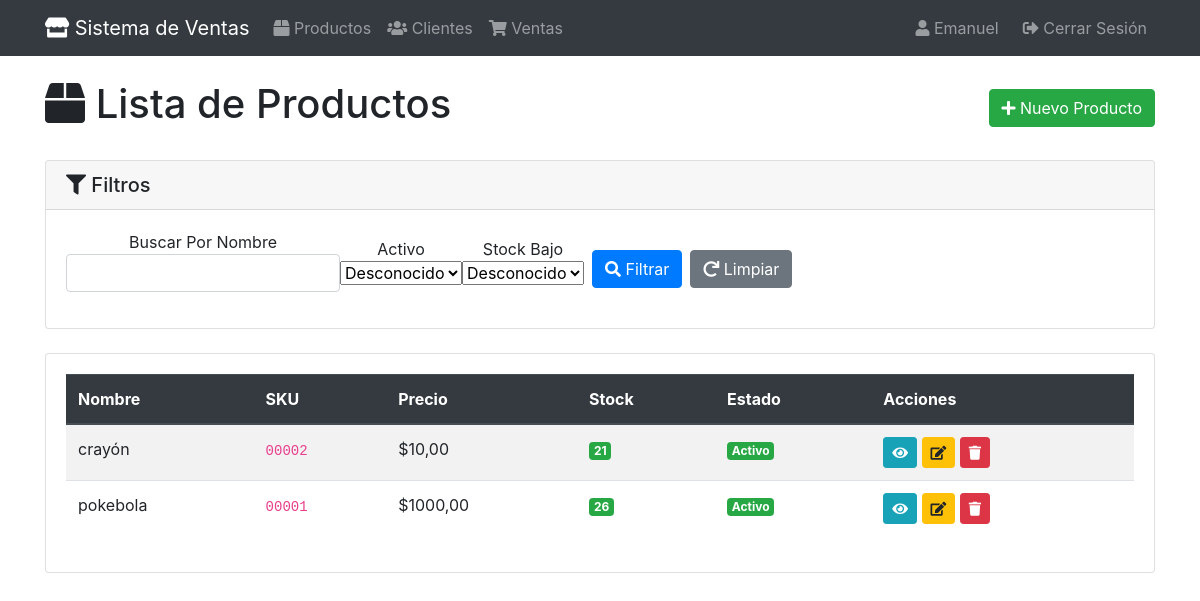
/productos/ (signed in), run on an earlier commit of the app's database.
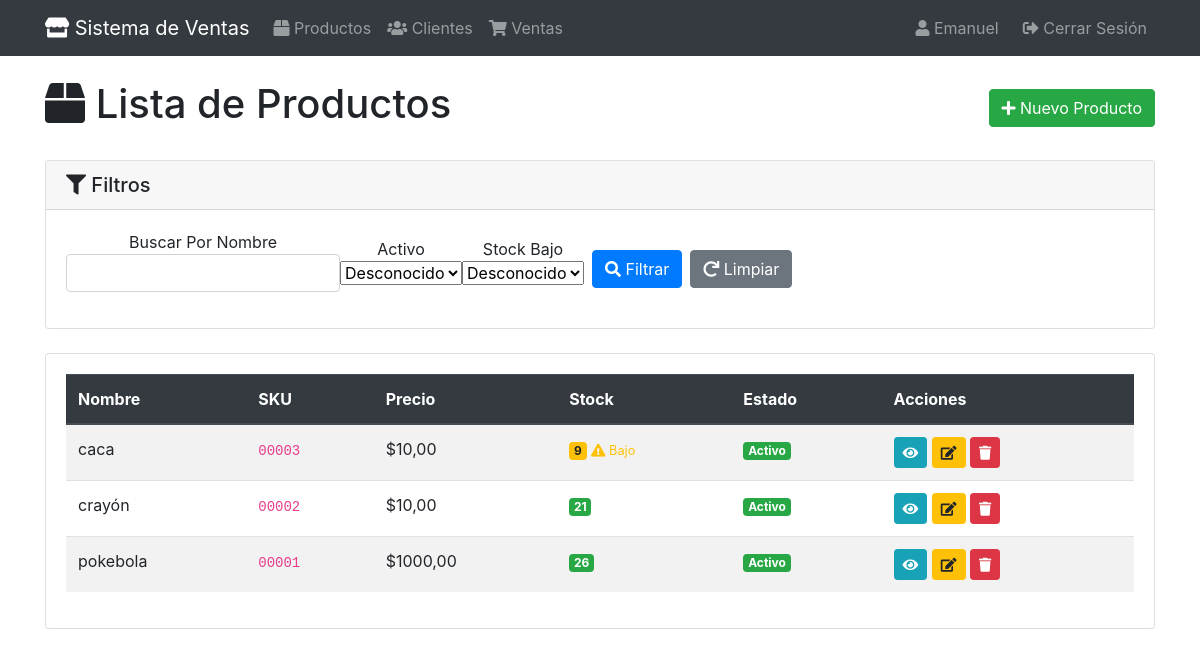
And on a later commit of the database.
### apps/productos/models.py (models this page shows, shortened)
class Producto(models.Model):
    nombre = models.CharField(max_length=100, verbose_name="Nombre del Producto")
    descripcion = models.TextField(blank= True, verbose_name="Descripción del Producto")
    precio = models.DecimalField(
        max_digits=10,
        decimal_places=2,
        validators=[MinValueValidator(0)],
        verbose_name="Precio"
    )
    stock = models.IntegerField(
        validators=[MinValueValidator(0)],
        verbose_name="Cantidad en Stock",
        default = 0
    )
    sku = models.CharField(
        max_length=50,
        unique=True,
        verbose_name="SKU"
    )
    activo = models.BooleanField(default=True, verbose_name="Activo")
    creado = models.DateTimeField(auto_now_add = True)
    actualizado= models.DateTimeField(auto_now=True)
    class Meta:
        verbose_name = "Producto"
        verbose_name_plural = "Productos"
        ordering = ['nombre']
    @property
    def stock_bajo(self):
        return self.stock < 10

### apps/productos/views.py (the view)
# urls.py: path("",views.ProductoListView.as_view(), name="lista"),
class ProductoListView(StockGroupRequiredMixin, FilterView):
    model = Producto
    template_name = "productos/producto_list.html"
    context_object_name = "productos"
    filterset_class = ProductoFilter
    paginate_by = 10

### apps/core/mixins.py (called while the page is built)
    def test_func(self):
        if self.group_required is None:
            return True
        if not self.request.user.is_authenticated:
            return False
        if self.request.user.is_superuser or self.request.user.groups.filter(name='administradores').exists():
            return True
        return self.request.user.groups.filter(name=self.group_required).exists()

### apps/productos/templates/productos/producto_list.html (shortened to what this page needs)
{% extends 'base.html' %}
{% load crispy_forms_tags %}
{% block content %}
<div class="d-flex justify-content-between align-items-center mb-4">
    <h1><i class="fas fa-box"></i> Lista de Productos</h1>
    <a href="{% url 'productos:crear' %}" class="btn btn-success">
        <i class="fas fa-plus"></i> Nuevo Producto
    </a>
</div>
<div class="card mb-4">
    <div class="card-header">
        <h5 class="mb-0"><i class="fas fa-filter"></i> Filtros</h5>
    </div>
    <div class="card-body">
        <form method="get" class="form-inline">
            {{ filter.form.nombre|as_crispy_field }}
            {{ filter.form.activo|as_crispy_field }}
            {{ filter.form.stock_bajo|as_crispy_field }}
            <button type="submit" class="btn btn-primary ml-2">
                <i class="fas fa-search"></i> Filtrar
            </button>
            <a href="{% url 'productos:lista' %}" class="btn btn-secondary ml-2">
                <i class="fas fa-redo"></i> Limpiar
            </a>
        </form>
    </div>
</div>
<div class="card">
    <div class="card-body">
        {% if productos %}
            <div class="table-responsive">
                <table class="table table-striped table-hover">
                    <thead class="thead-dark">
                        <tr>
                            <th>Nombre</th>
                            <th>SKU</th>
                            <th>Precio</th>
                            <th>Stock</th>
                            <th>Estado</th>
                            <th>Acciones</th>
                        </tr>
                    </thead>
                    <tbody>
                        {% for producto in productos %}
                        <tr>
                            <td>{{ producto.nombre }}</td>
                            <td><code>{{ producto.sku }}</code></td>
                            <td>${{ producto.precio }}</td>
                            <td>
                                <span class="badge {% if producto.stock_bajo %}badge-warning{% else %}badge-success{% endif %}">
                                    {{ producto.stock }}
                                </span>
                                {% if producto.stock_bajo %}
                                <small class="text-warning"><i class="fas fa-exclamation-triangle"></i> Bajo</small>
                                {% endif %}
                            </td>
                            <td>
                                {% if producto.activo %}
                                    <span class="badge badge-success">Activo</span>
                                {% else %}
                                    <span class="badge badge-secondary">Inactivo</span>
                                {% endif %}
                            </td>
                            <td>
                                <a href="{% url 'productos:detalle' producto.pk %}" class="btn btn-sm btn-info" title="Ver">
                                    <i class="fas fa-eye"></i>
                                </a>
                                <a href="{% url 'productos:editar' producto.pk %}" class="btn btn-sm btn-warning" title="Editar">
                                    <i class="fas fa-edit"></i>
                                </a>
                                <a href="{% url 'productos:eliminar' producto.pk %}" class="btn btn-sm btn-danger" title="Eliminar">
                                    <i class="fas fa-trash"></i>
                                </a>
                            </td>
                        </tr>
                        {% endfor %}
                    </tbody>
                </table>
            </div>
        {% endif %}
    </div>
</div>
{% endblock %}

What changed in the data, as far as the page shows it:
added Producto: nombre "caca", sku "00003", precio "10,00", stock "9", shows "Bajo", activo "Activo"
